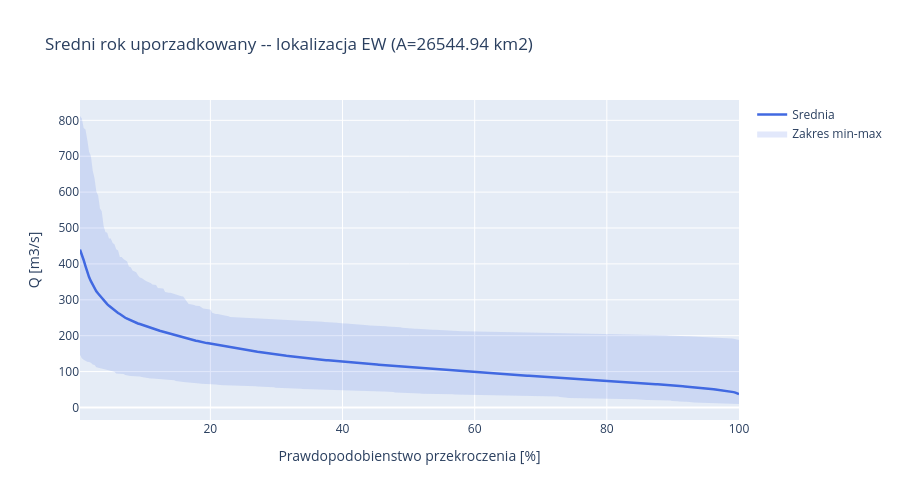

The cell this chart's notebook holds for it:
### Markdown cell above
**Prompt do LLM:**
> *"Napisz kod ktory: (1) utworzy DataFrame z kolumnami station_id, date, discharge_m3s
> z interpolowanych przeplywow Q_ew (station_id = 'EW'), (2) obliczy sredni rok uporzadkowany
> (lata juz przefiltrowane w nb 02), (3) narysuje wykres FDC (srednia + zakres min-max)
> dla lokalizacji EW."*

**Uzyte moduly/funkcje:** `src.hydrology.average_sorted_year()`.

### Code cell
# Utworz DataFrame w formacie zgodnym z modulem hydrology
# Dane wejsciowe sa juz przefiltrowane w nb 02 — bez lat niekompletnych/powodziowych.
df_mew_hydro = pd.DataFrame({
    'station_id': 'EW',
    'date': df_ew['date'],
    'discharge_m3s': df_ew['Q_ew'],
})

avg_year = average_sorted_year(df_mew_hydro, 'EW')

print(f'Sredni rok uporzadkowany z {avg_year["n_years"].iloc[0]} lat')
print(f'Q: {avg_year["mean"].min():.2f} -- {avg_year["mean"].max():.2f} m3/s')

# Wykres FDC
fig = go.Figure()
fig.add_trace(go.Scatter(
    x=avg_year['exceedance_pct'], y=avg_year['max'],
    mode='lines', line=dict(width=0), showlegend=False))
fig.add_trace(go.Scatter(
    x=avg_year['exceedance_pct'], y=avg_year['min'],
    mode='lines', line=dict(width=0),
    fill='tonexty', fillcolor='rgba(65,105,225,0.15)', name='Zakres min-max'))
fig.add_trace(go.Scatter(
    x=avg_year['exceedance_pct'], y=avg_year['mean'],
    mode='lines', line=dict(color='royalblue', width=2.5), name='Srednia'))
fig.update_layout(
    title=f'Sredni rok uporzadkowany -- lokalizacja EW (A={A_TARGET} km2)',
    xaxis_title='Prawdopodobienstwo przekroczenia [%]',
    yaxis_title='Q [m3/s]', height=500, hovermode='x unified',
)
fig.show()

### Figure 1 — Plotly figure (JSON) as saved in the notebook; plotly's stock layout.template omitted (floating-point values rounded to 4 significant figures; data arrays with more than 128 entries replaced by an {"elided": "..."} marker saying what was removed)
{"data": [{"line": {"width": 0}, "mode": "lines", "showlegend": false, "type": "scatter", "x": {"elided": "365 float values"}, "y": {"elided": "365 float values"}}, {"fill": "tonexty", "fillcolor": "rgba(65,105,225,0.15)", "line": {"width": 0}, "mode": "lines", "name": "Zakres min-max", "type": "scatter", "x": {"elided": "365 float values"}, "y": {"elided": "365 float values"}}, {"line": {"color": "royalblue", "width": 2.5}, "mode": "lines", "name": "Srednia", "type": "scatter", "x": {"elided": "365 float values"}, "y": {"elided": "365 float values"}}], "layout": {"height": 500, "hovermode": "x unified", "title": {"text": "Sredni rok uporzadkowany -- lokalizacja EW (A=26544.94 km2)"}, "xaxis": {"title": {"text": "Prawdopodobienstwo przekroczenia [%]"}}, "yaxis": {"title": {"text": "Q [m3/s]"}}}}
